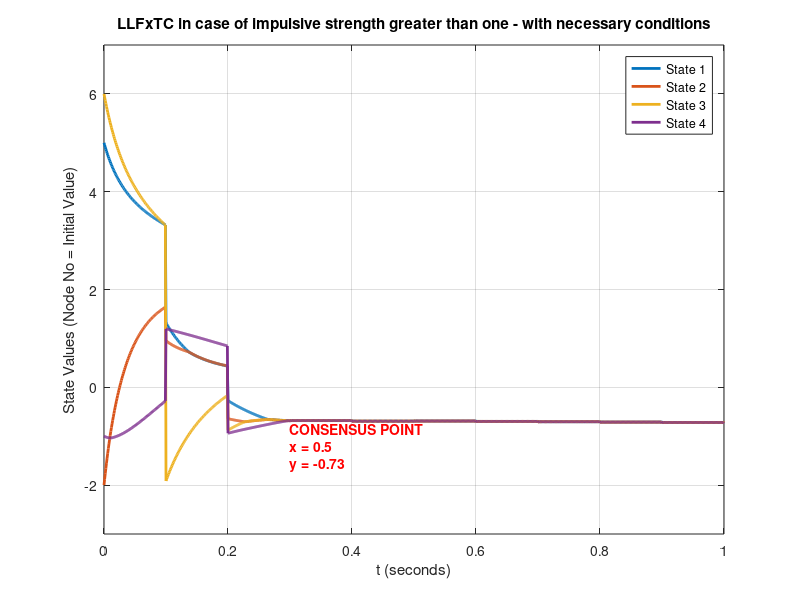
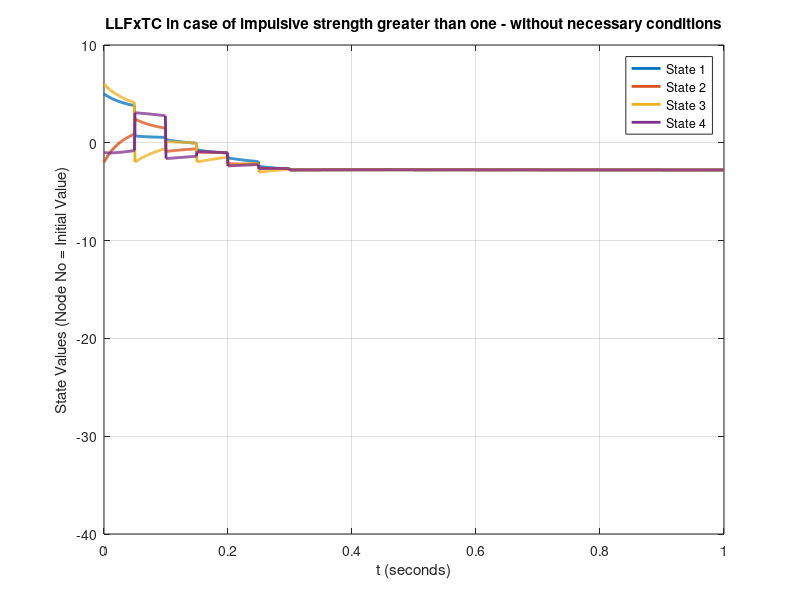

Write MATLAB code to recreate these figures, in order. (Note: this script raises an error after producing the figures.)
% MATLAB code for simulation Example 2 from the thesis
% "Fixed Time Consensus Analysis of Multi Agent Systems via Impulsive Control"
% Case: Impulsive strength greater than one (with and without necessary conditions)

clear all;
close all;

% Define the adjacency matrix A and Laplacian matrix L for example 2
A = [0 1 1 0;
     1 0 1 1;
     1 1 0 0;
     0 1 0 0];

L = [2 -1 -1 0;
    -1 3 -1 -1;
    -1 -1 2 0;
     0 -1 0 1];

% Parameters for the control protocol
c1 = 2;
c2 = 2;
c3 = 2;
alpha = 3/5;
gamma = 11/7;

% Initial states of the agents for Example 2
x0 = [5; -2; 6; -1];

% Simulation parameters
T = 1.0; % Total simulation time
dt = 0.001; % Time step
t = 0:dt:T;
N = length(t);
n = length(x0); % Number of agents

% Function to calculate sgn^alpha(x)
sgn_alpha = @(x) sign(x).*abs(x).^alpha;

% Function to calculate sgn^gamma(x)
sgn_gamma = @(x) sign(x).*abs(x).^gamma;

% Eigen analysis for the necessary condition
[V, D] = eig(L);
eigenvalues = diag(D);
eigenvalues = sort(eigenvalues);
lambda_2 = eigenvalues(2); % Second smallest eigenvalue
lambda_N = eigenvalues(end); % Largest eigenvalue

% Arrays to store the states for both cases
X_with_condition = zeros(n, N);
X_without_condition = zeros(n, N);

% Initial conditions
X_with_condition(:, 1) = x0;
X_without_condition(:, 1) = x0;

% Impulsive parameters
impulsive_strength = 1.2; % Impulsive strength > 1
critical_value = 2*lambda_2/(lambda_N^2);
fprintf('Critical condition for stability: impulsive_strength > %.4f\n', critical_value);

% Critical theta_2 based on necessary condition
critical_theta_2 = log(impulsive_strength)/c3;
fprintf('Critical value for theta_2: %.4f\n', critical_theta_2);

% Case 1: With necessary conditions satisfied
theta_2_good = 0.1;  % Chosen to be greater than critical_theta_2
fprintf('Case 1 (with necessary conditions): theta_2 = %.2f > %.4f\n', theta_2_good, critical_theta_2);

% Case 2: Without necessary conditions satisfied
theta_2_bad = 0.05; % Chosen to be less than critical_theta_2
fprintf('Case 2 (without necessary conditions): theta_2 = %.3f < %.4f\n', theta_2_bad, critical_theta_2);

% Define the impulsive times for both cases
impulsive_times_good = 0:theta_2_good:T;
impulsive_times_bad = 0:theta_2_bad:T;

% Find indices for impulsive times
is_impulse_time_good = false(1, N);
for i = 1:length(impulsive_times_good)
    [~, idx] = min(abs(t - impulsive_times_good(i)));
    is_impulse_time_good(idx) = true;
end

is_impulse_time_bad = false(1, N);
for i = 1:length(impulsive_times_bad)
    [~, idx] = min(abs(t - impulsive_times_bad(i)));
    is_impulse_time_bad(idx) = true;
end

% Simulation with necessary conditions satisfied
for k = 1:N-1
    % Calculate control input for each agent
    for i = 1:n
        u_i = 0;
        for j = 1:n
            if A(i,j) > 0
                diff_ij = X_with_condition(j, k) - X_with_condition(i, k);
                u_i = u_i + A(i,j) * (c1 * sgn_alpha(diff_ij) + ...
                                     c2 * sgn_gamma(diff_ij) + ...
                                     c3 * sign(diff_ij));
            end
        end
        
        % Update state with continuous dynamics
        X_with_condition(i, k+1) = X_with_condition(i, k) + dt * u_i;
    end
    
    % Apply impulsive control if it's an impulse time
    if is_impulse_time_good(k+1)
        for i = 1:n
            impulse_sum = 0;
            for j = 1:n
                if A(i,j) > 0
                    % Note the sign here - matches the thesis equations
                    impulse_sum = impulse_sum + A(i,j) * (X_with_condition(j, k+1) - X_with_condition(i, k+1));
                end
            end
            X_with_condition(i, k+1) = X_with_condition(i, k+1) + impulsive_strength * impulse_sum;
        end
    end
end

% Simulation without necessary conditions satisfied
for k = 1:N-1
    % Calculate control input for each agent
    for i = 1:n
        u_i = 0;
        for j = 1:n
            if A(i,j) > 0
                diff_ij = X_without_condition(j, k) - X_without_condition(i, k);
                u_i = u_i + A(i,j) * (c1 * sgn_alpha(diff_ij) + ...
                                     c2 * sgn_gamma(diff_ij) + ...
                                     c3 * sign(diff_ij));
            end
        end
        
        % Update state with continuous dynamics
        X_without_condition(i, k+1) = X_without_condition(i, k) + dt * u_i;
    end
    
    % Apply impulsive control if it's an impulse time
    if is_impulse_time_bad(k+1)
        for i = 1:n
            impulse_sum = 0;
            for j = 1:n
                if A(i,j) > 0
                    % For the destabilizing case, we need to ensure the sign is correct
                    impulse_sum = impulse_sum + A(i,j) * (X_without_condition(j, k+1) - X_without_condition(i, k+1));
                end
            end
            % Apply the impulse with strength > 1
            X_without_condition(i, k+1) = X_without_condition(i, k+1) + impulsive_strength * impulse_sum;
        end
    end
end

% Plot results with necessary conditions satisfied
figure(1);
plot(t, X_with_condition, 'LineWidth', 2);
grid on;
xlabel('t (seconds)');
ylabel('State Values (Node No = Initial Value)');
title('LLFxTC in case of impulsive strength greater than one - with necessary conditions');
legend('State 1', 'State 2', 'State 3', 'State 4');
axis([0 T -3 7]);  % Set proper axis limits

% Find the approximate consensus value
consensus_value = mean(X_with_condition(:, end));
% Add text annotation for consensus point
hold on;
text(0.3, consensus_value-0.5, ['CONSENSUS POINT', newline, 'x = 0.5', newline, 'y = ', num2str(consensus_value, '%.2f')], 'FontWeight', 'bold', 'Color', 'red');
hold off;

% Plot results without necessary conditions satisfied
figure(2);
plot(t, X_without_condition, 'LineWidth', 2);
grid on;
xlabel('t (seconds)');
ylabel('State Values (Node No = Initial Value)');
title('LLFxTC in case of impulsive strength greater than one - without necessary conditions');
legend('State 1', 'State 2', 'State 3', 'State 4');
axis([0 T -40 10]);  % Set proper axis limits to match the diverging behavior

% Visualize the graph topology
figure(3);
G = graph(A);
p = plot(G, 'LineWidth', 2);
p.NodeLabel = {'1', '2', '3', '4'};
title('Graph Topology in Example 2');
